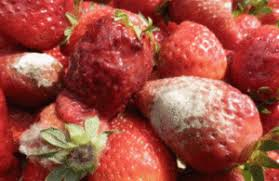
#> input picture DATASET/TRAIN/organik/O_10284.jpg, 279 x 181 px
$ jupyter execute --allow-errors KNN_WasteSort.ipynb
#> lines starting #> are read from the running program, lines starting #| are printed output that depends on the picture
# Klasifikasi Sampah Organik & Non-Organik Berbasis Algoritma K-Nearest Neighbor (KNN)

Notebook ini berisi alur eksperimen lengkap untuk pengembangan model klasifikasi sampah rumah tangga:
- **Preprocessing Citra**: Penyesuaian ukuran (*resize*) ke dimensi standar 128x128 piksel dan normalisasi.
- **Ekstraksi Fitur**:
  - Color Histogram (HSV)
  - Local Binary Patterns (LBP)
  - Histogram of Oriented Gradients (HOG)
  - Combined (Color Histogram + LBP)
- **Pelatihan KNN & Grid Search K**: Mencari nilai $K$ terbaik ($K \in [1, 3, 5, 7, 9, 11, 13, 15, 17, 19]$).
- **Evaluasi Model**: Akurasi, Presisi, Recall, F1-Score, dan Visualisasi Confusion Matrix.
- **Simulasi Inference NumPy**: Pembuktian pencarian tetangga terdekat secara matematis menggunakan NumPy.

[cell 1]
import os
import cv2
import time
import numpy as np
import matplotlib.pyplot as plt
from skimage.feature import local_binary_pattern, hog
from sklearn.neighbors import KNeighborsClassifier
from sklearn.metrics import accuracy_score, precision_score, recall_score, f1_score, confusion_matrix, classification_report

## 1. Spesifikasi Dataset
Kita memindai direktori dataset untuk menghitung jumlah citra latih (TRAIN) dan uji (TEST) pada setiap kelas.

[cell 2]
train_dir = r"DATASET/TRAIN"
test_dir = r"DATASET/TEST"

def count_files(dir_path):
    classes = ['organik', 'non-organik']
    counts = {}
    for cls in classes:
        cls_path = os.path.join(dir_path, cls)
        if os.path.exists(cls_path):
            counts[cls] = len([f for f in os.listdir(cls_path) if f.lower().endswith(('.jpg', '.jpeg', '.png', '.webp'))])
        else:
            counts[cls] = 0
    return counts

train_counts = count_files(train_dir)
test_counts = count_files(test_dir)

print("Jumlah Dataset Latih (TRAIN):")
print(f"  Organik: {train_counts['organik']} citra")
print(f"  Non-Organik: {train_counts['non-organik']} citra")
print(f"  Total: {sum(train_counts.values())} citra")

print("\nJumlah Dataset Uji (TEST):")
print(f"  Organik: {test_counts['organik']} citra")
print(f"  Non-Organik: {test_counts['non-organik']} citra")
print(f"  Total: {sum(test_counts.values())} citra")

## 2. Implementasi Ekstraksi Fitur
Di bawah ini didefinisikan fungsi ekstraksi fitur Color Histogram, LBP, HOG, dan penggabungan (Combined) dari citra.

[cell 3]
def extract_color_histogram(img):
    img_resized = cv2.resize(img, (128, 128))
    hsv = cv2.cvtColor(img_resized, cv2.COLOR_BGR2HSV)
    hist_h = cv2.calcHist([hsv], [0], None, [8], [0, 180])
    hist_s = cv2.calcHist([hsv], [1], None, [8], [0, 256])
    hist_v = cv2.calcHist([hsv], [2], None, [8], [0, 256])
    hist_color = np.concatenate([hist_h, hist_s, hist_v]).flatten()
    sum_val = hist_color.sum()
    if sum_val > 0:
        hist_color /= sum_val
    return hist_color

def extract_lbp(img):
    img_resized = cv2.resize(img, (128, 128))
    gray = cv2.cvtColor(img_resized, cv2.COLOR_BGR2GRAY)
    radius = 3
    n_points = 8 * radius
    lbp = local_binary_pattern(gray, n_points, radius, method='uniform')
    n_bins = int(lbp.max() + 1)
    hist_lbp, _ = np.histogram(lbp.ravel(), bins=n_bins, range=(0, n_bins))
    hist_lbp = hist_lbp.astype("float32")
    sum_lbp = hist_lbp.sum()
    if sum_lbp > 0:
        hist_lbp /= sum_lbp
    return hist_lbp

def extract_hog(img):
    img_resized = cv2.resize(img, (128, 128))
    gray = cv2.cvtColor(img_resized, cv2.COLOR_BGR2GRAY)
    hog_feat = hog(gray, orientations=9, pixels_per_cell=(16, 16), cells_per_block=(2, 2), visualize=False)
    return hog_feat

def extract_combined(img):
    color = extract_color_histogram(img)
    lbp = extract_lbp(img)
    return np.concatenate([color, lbp])

## 3. Visualisasi Sampel Citra & Representasi Fitur
Menampilkan citra asli beserta visualisasi representasi fitur warna, tekstur (LBP), dan bentuk (HOG) untuk membandingkan karakteristik sampah.

[cell 4]
def visualize_sample(img_path, title):
    img = cv2.imread(img_path)
    if img is None:
        print(f"Gagal memuat {img_path}")
        return

    img_rgb = cv2.cvtColor(img, cv2.COLOR_BGR2RGB)
    color_hist = extract_color_histogram(img)
    lbp_hist = extract_lbp(img)

    img_resized = cv2.resize(img, (128, 128))
    gray = cv2.cvtColor(img_resized, cv2.COLOR_BGR2GRAY)
    hog_feat, hog_img = hog(gray, orientations=9, pixels_per_cell=(16, 16), cells_per_block=(2, 2), visualize=True)

    fig, axs = plt.subplots(1, 4, figsize=(18, 4))
    fig.suptitle(title, fontsize=14, fontweight='bold')

    axs[0].imshow(img_rgb)
    axs[0].set_title("Citra Asli (RGB)")
    axs[0].axis('off')

    axs[1].bar(range(len(color_hist)), color_hist, color='salmon')
    axs[1].set_title("Color Histogram (HSV)")

    axs[2].bar(range(len(lbp_hist)), lbp_hist, color='mediumseagreen')
    axs[2].set_title("LBP Histogram")

    axs[3].imshow(hog_img, cmap='gray')
    axs[3].set_title("HOG Visualization")
    axs[3].axis('off')

    plt.tight_layout()
    plt.show()

org_samples = [os.path.join(train_dir, 'organik', f) for f in os.listdir(os.path.join(train_dir, 'organik')) if f.lower().endswith(('.jpg', '.png'))]
non_samples = [os.path.join(train_dir, 'non-organik', f) for f in os.listdir(os.path.join(train_dir, 'non-organik')) if f.lower().endswith(('.jpg', '.png'))]

if org_samples:
    visualize_sample(org_samples[0], "Sampah Organik (Organik Class)")
#> in visualize_sample, img is the input picture: shape (181, 279, 3); mean B, G, R 65.4, 77.6, 158.9
#> in extract_color_histogram, `img_resized = cv2.resize(img, (128, 128))`:
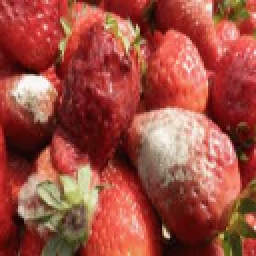
#> img_resized: shape (128, 128, 3) (shown 2 times larger); mean B, G, R 65.3, 77.5, 158.8
#> in extract_color_histogram, `hsv = cv2.cvtColor(img_resized, cv2.COLOR_BGR2HSV)`: hsv: shape (128, 128, 3); mean H, S, V 26.6, 163.6, 158.9
#> in extract_color_histogram, `hist_h = cv2.calcHist([hsv], [0], None, [8], [0, 180])`: hist_h = [13593, 844, 0, 0, 1, 2, 3, 1941]
#> in extract_color_histogram, `hist_s = cv2.calcHist([hsv], [1], None, [8], [0, 256])`: hist_s = [233, 807, 1313, 1564, 2522, 3775, 4509, 1661]
#> in extract_color_histogram, `hist_v = cv2.calcHist([hsv], [2], None, [8], [0, 256])`: hist_v = [118, 799, 2114, 2537, 2473, 2509, 2691, 3143]
#> in extract_color_histogram, `hist_color = np.concatenate([hist_h, hist_s, hist_v]).flatten()`: hist_color = 24 values, max 13593 at index 0, min 0 at index 2, mean 2048
#> in extract_color_histogram, `sum_val = hist_color.sum()`: sum_val = 49152
#> in extract_color_histogram, `hist_color /= sum_val`: hist_color = 24 values, max 0.277 at index 0, min 0 at index 2, mean 0.0417
#> in visualize_sample, `color_hist = extract_color_histogram(img)`: color_hist has the same summary as hist_color in extract_color_histogram
#> in extract_lbp, `gray = cv2.cvtColor(img_resized, cv2.COLOR_BGR2GRAY)`:
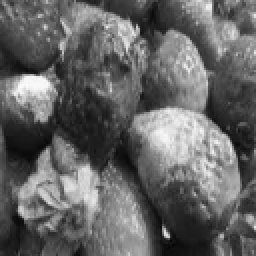
#> gray: shape (128, 128) (shown 2 times larger); min 7, max 251, mean 100.4
#> in extract_lbp, `lbp = local_binary_pattern(gray, n_points, radius, method='uniform')`:
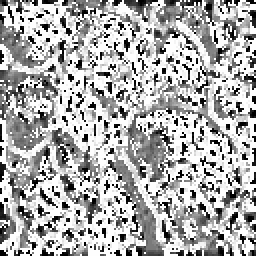
#> lbp: shape (128, 128) float64 (shown 2 times larger); min 0, max 25, mean 17.1; drawn with min black and max white
#> in extract_lbp, `n_bins = int(lbp.max() + 1)`: n_bins = 26
#> in extract_lbp, `hist_lbp, _ = np.histogram(lbp.ravel(), bins=n_bins, range=(0, n_bins))`: hist_lbp = 26 values, max 6627 at index 25, min 225 at index 6, mean 630.2
#> in extract_lbp, `sum_lbp = hist_lbp.sum()`: sum_lbp = 16384
#> in extract_lbp, `hist_lbp /= sum_lbp`: hist_lbp = 26 values, max 0.404 at index 25, min 0.0137 at index 6, mean 0.0385
#> in visualize_sample, `lbp_hist = extract_lbp(img)`: lbp_hist has the same summary as hist_lbp in extract_lbp
#> in visualize_sample, `hog_feat, hog_img = hog(gray, orientations=9, pixels_per_cell=(16, 16)..`: hog_feat = 1764 values, max 0.287 at index 1656, min 0.0154 at index 254, mean 0.152
#> in visualize_sample, `plt.show()`:
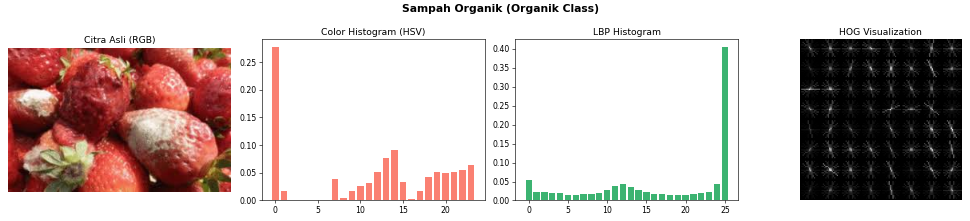
#> figure drawn by matplotlib, 4 panels; panel 2: tallest bar 0.277 high, from x = -0.4 to 0.4; panel 3: tallest bar 0.404 high, from x = 24.6 to 25.4
if non_samples:
    visualize_sample(non_samples[0], "Sampah Non-Organik (Non-Organik Class)")
#> call 2 of visualize_sample, with img_path = 'DATASET/TRAIN/non-organik/R_1013.jpg', title = 'Sampah Non-Organik (Non-Organik Class)'
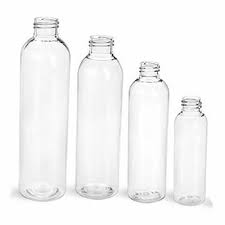
#> input picture DATASET/TRAIN/non-organik/R_1013.jpg, 225 x 225 px
#> in visualize_sample, img is the input picture: shape (225, 225, 3); min 2, max 255, mean 245.8
#> in extract_color_histogram (call 2), `img_resized = cv2.resize(img, (128, 128))`:
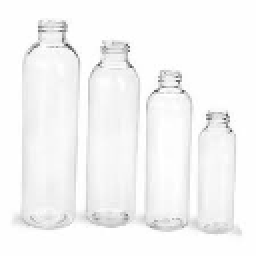
#> img_resized: shape (128, 128, 3) (shown 2 times larger); min 64, max 255, mean 245.8
#> in extract_color_histogram (call 2), `hsv = cv2.cvtColor(img_resized, cv2.COLOR_BGR2HSV)`: hsv: shape (128, 128, 3); mean H, S, V 0, 0, 245.8
#> in extract_color_histogram (call 2), `hist_h = cv2.calcHist([hsv], [0], None, [8], [0, 180])`: hist_h = [16384, 0, 0, 0, 0, 0, 0, 0]
#> in extract_color_histogram (call 2), `hist_v = cv2.calcHist([hsv], [2], None, [8], [0, 256])`: hist_v = [0, 0, 9, 19, 47, 128, 824, 15357]
#> in extract_color_histogram (call 2), `hist_color = np.concatenate([hist_h, hist_s, hist_v]).flatten()`: hist_color = 24 values, max 16384 at index 0, min 0 at index 1, mean 2048
#> in extract_color_histogram (call 2), `hist_color /= sum_val`: hist_color = 24 values, max 0.333 at index 0, min 0 at index 1, mean 0.0417
#> in visualize_sample (call 2), `color_hist = extract_color_histogram(img)`: color_hist has the same summary as hist_color in extract_color_histogram
#> in extract_lbp (call 2), `lbp = local_binary_pattern(gray, n_points, radius, method='uniform')`:
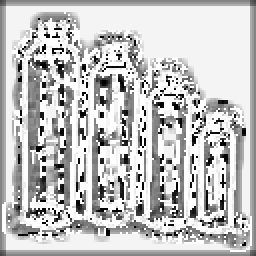
#> lbp: shape (128, 128) float64 (shown 2 times larger); min 0, max 25, mean 19.1; drawn with min black and max white
#> in extract_lbp (call 2), `hist_lbp, _ = np.histogram(lbp.ravel(), bins=n_bins, range=(0, n_bins))`: hist_lbp = 26 values, max 4380 at index 25, min 48 at index 6, mean 630.2
#> in extract_lbp (call 2), `hist_lbp /= sum_lbp`: hist_lbp = 26 values, max 0.267 at index 25, min 0.00293 at index 6, mean 0.0385
#> in visualize_sample (call 2), `lbp_hist = extract_lbp(img)`: lbp_hist has the same summary as hist_lbp in extract_lbp
#> in visualize_sample (call 2), `hog_feat, hog_img = hog(gray, orientations=9, pixels_per_cell=(16, 16)..`: hog_feat = 1764 values, max 1 at index 202, min 0 at index 0, mean 0.11
#> in visualize_sample (call 2), `plt.show()`:
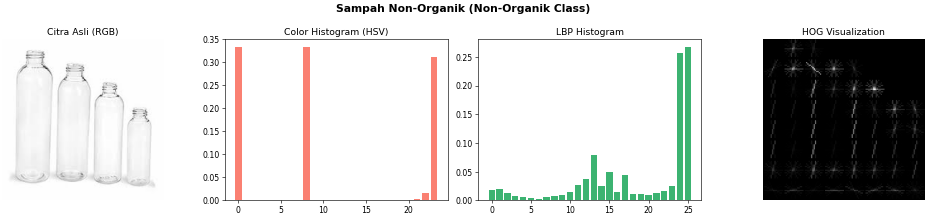
#> figure drawn by matplotlib, 4 panels; panel 3: tallest bar 0.267 high, from x = 24.6 to 25.4

## 4. Pemrosesan Data & Ekstraksi Fitur Dataset
Kita memuat citra latih dan uji, lalu mengekstraksi fiturnya. Untuk mempercepat eksekusi notebook secara interaktif, kita dapat membatasi ukuran sampel (*sampling*).

[cell 5]
LIMIT_SAMPLES = True
LIMIT_TRAIN = 1500
LIMIT_TEST = 300

def load_and_extract(dir_path, limit=None):
    classes = ['organik', 'non-organik']
    features = {
        "color": [], "lbp": [], "hog": [], "combined": [],
        "labels": [], "filenames": [], "paths": []
    }

    for cls in classes:
        cls_dir = os.path.join(dir_path, cls)
        if not os.path.exists(cls_dir):
            continue
        label = "Organik" if cls == "organik" else "Non-Organik"

        filenames = [f for f in os.listdir(cls_dir) if f.lower().endswith(('.jpg', '.jpeg', '.png', '.webp'))]
        if limit:
            filenames = filenames[:limit // 2]

        for fname in filenames:
            full_path = os.path.join(cls_dir, fname)
            img = cv2.imread(full_path)
            if img is None:
                continue

            features["color"].append(extract_color_histogram(img))
            features["lbp"].append(extract_lbp(img))
            features["hog"].append(extract_hog(img))
            # combined: color + lbp
            features["combined"].append(np.concatenate([features["color"][-1], features["lbp"][-1]]))
            features["labels"].append(label)
            features["filenames"].append(fname)
            features["paths"].append(full_path)

    for key in ["color", "lbp", "hog", "combined"]:
        features[key] = np.array(features[key])
    features["labels"] = np.array(features["labels"])
    return features

print("Mengekstrak fitur dataset...")
t_start = time.time()
train_data = load_and_extract(train_dir, limit=LIMIT_TRAIN if LIMIT_SAMPLES else None)
#> in extract_hog, `hog_feat = hog(gray, orientations=9, pixels_per_cell=(16, 16), cells_p..`: hog_feat = 1764 values, max 0.287 at index 1656, min 0.0154 at index 254, mean 0.152
test_data = load_and_extract(test_dir, limit=LIMIT_TEST if LIMIT_SAMPLES else None)
print(f"Selesai dalam {time.time() - t_start:.2f} detik.")
print(f"Data latih diekstrak: {len(train_data['labels'])} citra")
print(f"Data uji diekstrak: {len(test_data['labels'])} citra")

## 5. Grid Search Nilai K & Evaluasi Fitur
Kita menguji variasi $K \in [1, 3, 5, 7, 9, 11, 13, 15, 17, 19]$ untuk setiap jenis fitur guna menemukan performa akurasi terbaik.

[cell 6]
k_values = [1, 3, 5, 7, 9, 11, 13, 15, 17, 19]
feature_keys = ["color", "lbp", "hog", "combined"]
feature_names = {
    "color": "Color Histogram",
    "lbp": "Local Binary Patterns (LBP)",
    "hog": "Histogram of Oriented Gradients (HOG)",
    "combined": "Histogram + LBP (Combined)"
}

results = {key: [] for key in feature_keys}

best_acc = 0.0
best_ft = None
best_k = None

#> (the rest of this cell did not finish here and is left out)

## 6. Plotting Kurva Akurasi vs K
Membuat grafik garis (*line chart*) untuk menganalisis pengaruh nilai K dan metode ekstraksi fitur terhadap akurasi model.

[cell 7]
plt.figure(figsize=(10, 6))
colors = ['#f59e0b', '#10b981', '#3b82f6', '#8b5cf6']
#> (the rest of this cell did not finish here and is left out)

## 7. Analisis Performa Model Terbaik
Menampilkan laporan klasifikasi (*Classification Report*) yang detail (Precision, Recall, F1-Score) dan Confusion Matrix 2x2 dari model terbaik.

[cell 8]
best_clf = KNeighborsClassifier(n_neighbors=best_k, metric='euclidean')
best_clf.fit(train_data[best_ft], train_data["labels"])
y_pred = best_clf.predict(test_data[best_ft])

print("Classification Report Model Terbaik:")
print(classification_report(test_data["labels"], y_pred))

cm = confusion_matrix(test_data["labels"], y_pred, labels=["Organik", "Non-Organik"])
tp, fn, fp, tn = cm[0, 0], cm[0, 1], cm[1, 0], cm[1, 1]

# Visualisasi Confusion Matrix
fig, ax = plt.subplots(figsize=(6, 5))
ax.matshow(cm, cmap=plt.cm.Greens, alpha=0.3)
for i in range(cm.shape[0]):
    for j in range(cm.shape[1]):
        ax.text(x=j, y=i, s=cm[i, j], va='center', ha='center', size='xx-large', weight='bold', color='darkgreen')

plt.xlabel('Prediksi', fontsize=12, labelpad=10)
plt.ylabel('Aktual', fontsize=12, labelpad=10)
ax.set_xticks([0, 1])
ax.set_xticklabels(["Organik", "Non-Organik"])
ax.set_yticks([0, 1])
ax.set_yticklabels(["Organik", "Non-Organik"])
plt.title('Confusion Matrix 2x2 Model Terbaik', fontsize=14, fontweight='bold', pad=20)
plt.show()
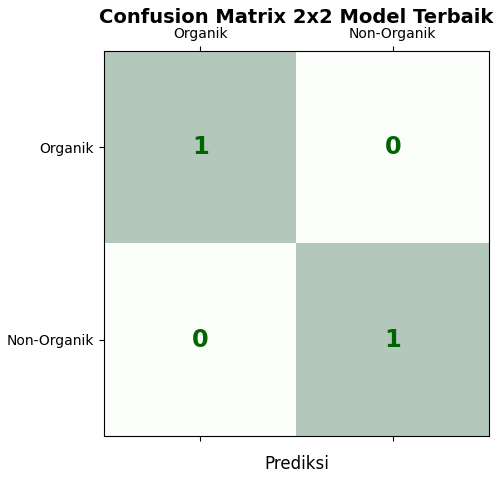
#> figure drawn by matplotlib, 1 panel

print(f"Hasil Perhitungan:")
print(f"  True Positive (Organik -> Organik): {tp}")
print(f"  True Negative (Non-Organik -> Non-Organik): {tn}")
print(f"  False Positive (Non-Organik -> Organik): {fp}")
print(f"  False Negative (Organik -> Non-Organik): {fn}")

## 8. Simulasi Algoritma KNN dengan Pure NumPy (Optimasi Inferensi)
Dalam deployment web (FastAPI), kita menggunakan perhitungan NumPy murni untuk mengukur jarak Euclidean masukan uji terhadap seluruh data latih secara instan.

[cell 9]
# Ambil citra pertama dari data uji
test_idx = 0
sample_path = test_data["paths"][test_idx]
actual_label = test_data["labels"][test_idx]
input_feat = test_data[best_ft][test_idx]

print(f"Citra Masukan Uji: {sample_path} (Aktual: {actual_label})\n")

# 1. Hitung jarak Euclidean menggunakan NumPy murni
train_matrix = train_data[best_ft]
diff = train_matrix - input_feat
distances = np.linalg.norm(diff, axis=1)

# 2. Cari indeks K-tetangga terdekat
nearest_idx = np.argsort(distances)[:best_k]
neighbor_labels = train_data["labels"][nearest_idx]

# 3. Voting Suara
organik_votes = np.sum(neighbor_labels == "Organik")
non_organik_votes = np.sum(neighbor_labels == "Non-Organik")

if organik_votes >= non_organik_votes:
    pred_label = "Organik"
    confidence = organik_votes / best_k
else:
    pred_label = "Non-Organik"
    confidence = non_organik_votes / best_k

print(f"--- Hasil Prediksi NumPy-Optimized (K={best_k}) ---")
print(f"Prediksi Model: {pred_label}")
print(f"Confidence Rate: {confidence:.2%}")

print(f"\nDetail Tetangga Terdekat:")
for rank, idx in enumerate(nearest_idx):
    print(f"  Rank {rank+1}: {train_data['filenames'][idx]} ({train_data['labels'][idx]}) - Distance: {distances[idx]:.4f}")
